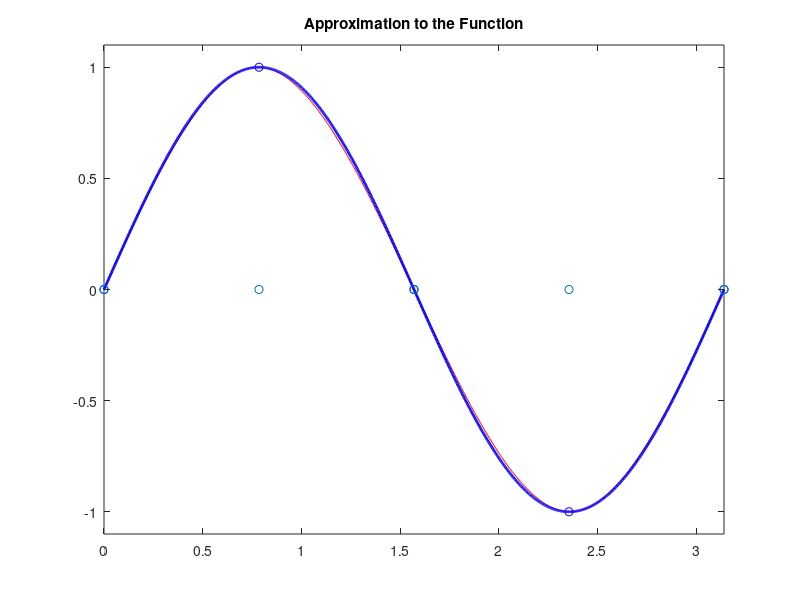
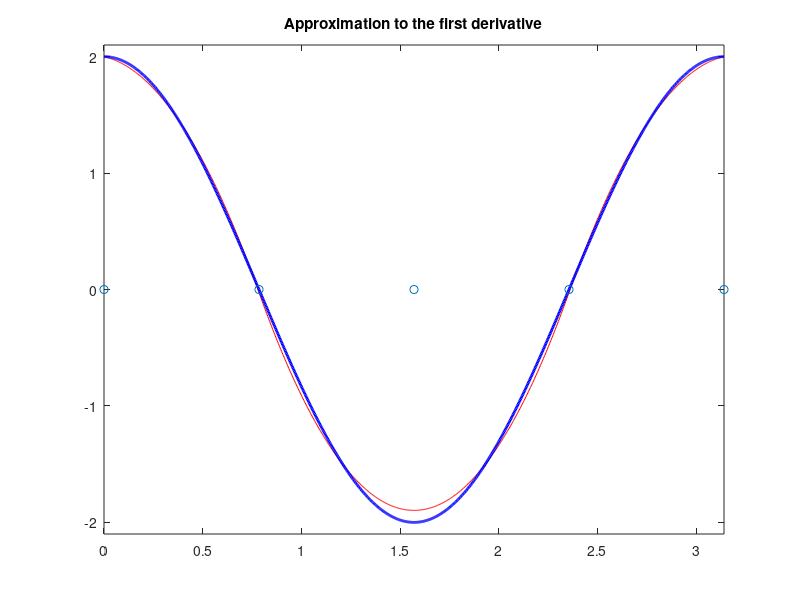
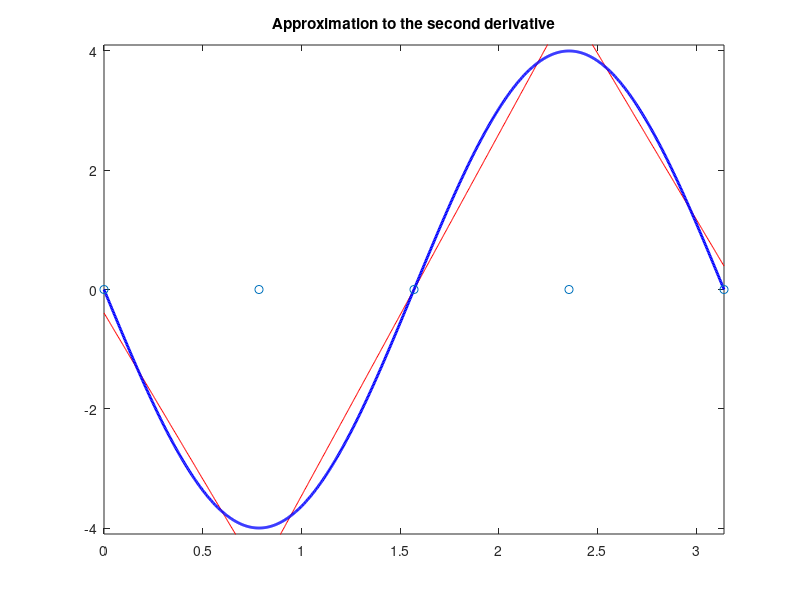

These figures' MATLAB source, in order:
close all
clear all
clc

format shorte

%
% Description: we implement the weighted spline equations system from Lecture 11.
%
% You're welcome to play around with this code!
%

a = 0;
b = pi;
f   = @( x )       sin( 2 * x );
fp  = @( x )   2 * cos( 2 * x );
fpp = @( x ) - 4 * sin( 2 * x );

n = 5;%7;
t = linspace( a, b, n );
y = f( t );
xx = linspace( a,b, 1000 );

% Approximation in $4, this command is the Matlab equivalent to our
%  cubicsplineequation( t, f( t ), 'complete_end', fpa, fpa, [] );
cs = spline( t, [ fp( t(1) ), y, fp( t(n) ) ]); % the complete spline

plot( t, y, 'bo', xx, fnval( cs, xx ), 'r', xx, f( xx ), 'b', 'LineWidth', 2 ),
axis( [ a, b, min( y ) - .1, max( y ) + .1 ] )
hold on
plot( t, 0 * t, 'o' )
title('Approximation to the Function')
%


figure,
csp = fnder( cs ); % little babies derivative evaluation version of what we did in the other code
y = fp( xx );
plot( xx, fnval( csp, xx ), 'r', xx, y, 'b', 'LineWidth', 2 ),
axis( [ a, b, min( y ) - .1, max( y ) + .1 ] )
hold on
plot( t, 0*t, 'o' )
title('Approximation to the first derivative')

figure,
cspp = fnder( csp ); % little babies derivative evaluation version of what we did in the other code
y = fpp( xx );
plot( xx, fnval( cspp, xx ), 'r', xx, y, 'b', 'LineWidth', 2 ),
axis( [ a, b, min( y ) - .1, max( y ) + .1 ] )
hold on
plot( t, 0*t, 'o' )
title('Approximation to the second derivative')











%
